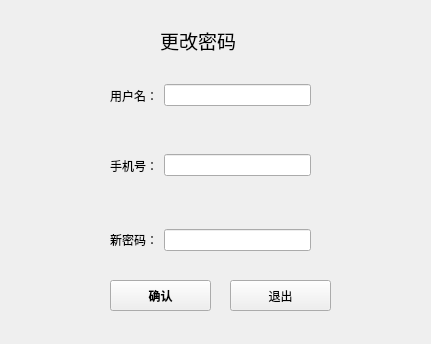
<?xml version="1.0" encoding="UTF-8"?>
<ui version="4.0">
 <class>forgetpasssword</class>
 <widget class="QWidget" name="forgetpasssword">
  <property name="geometry">
   <rect>
    <x>0</x>
    <y>0</y>
    <width>431</width>
    <height>344</height>
   </rect>
  </property>
  <property name="windowTitle">
   <string>Form</string>
  </property>
  <widget class="QWidget" name="horizontalLayoutWidget">
   <property name="geometry">
    <rect>
     <x>110</x>
     <y>130</y>
     <width>201</width>
     <height>71</height>
    </rect>
   </property>
   <layout class="QHBoxLayout" name="horizontalLayout">
    <item>
     <widget class="QLabel" name="label_4">
      <property name="text">
       <string>手机号：</string>
      </property>
     </widget>
    </item>
    <item>
     <widget class="QLineEdit" name="lineEdit_phone"/>
    </item>
   </layout>
  </widget>
  <widget class="QWidget" name="horizontalLayoutWidget_3">
   <property name="geometry">
    <rect>
     <x>110</x>
     <y>200</y>
     <width>201</width>
     <height>80</height>
    </rect>
   </property>
   <layout class="QHBoxLayout" name="horizontalLayout_3">
    <item>
     <widget class="QLabel" name="label">
      <property name="text">
       <string>新密码：</string>
      </property>
     </widget>
    </item>
    <item>
     <widget class="QLineEdit" name="lineEdit_pass"/>
    </item>
   </layout>
  </widget>
  <widget class="QLabel" name="label_3">
   <property name="geometry">
    <rect>
     <x>160</x>
     <y>10</y>
     <width>231</width>
     <height>61</height>
    </rect>
   </property>
   <property name="font">
    <font>
     <family>华文行楷</family>
     <pointsize>14</pointsize>
    </font>
   </property>
   <property name="text">
    <string>更改密码</string>
   </property>
  </widget>
  <widget class="QPushButton" name="pushButton_ok">
   <property name="geometry">
    <rect>
     <x>110</x>
     <y>280</y>
     <width>101</width>
     <height>31</height>
    </rect>
   </property>
   <property name="font">
    <font>
     <family>Agency FB</family>
     <pointsize>9</pointsize>
     <weight>75</weight>
     <bold>true</bold>
    </font>
   </property>
   <property name="text">
    <string>确认</string>
   </property>
  </widget>
  <widget class="QWidget" name="horizontalLayoutWidget_2">
   <property name="geometry">
    <rect>
     <x>110</x>
     <y>60</y>
     <width>201</width>
     <height>71</height>
    </rect>
   </property>
   <layout class="QHBoxLayout" name="horizontalLayout_2">
    <item>
     <widget class="QLabel" name="label_2">
      <property name="text">
       <string>用户名：</string>
      </property>
     </widget>
    </item>
    <item>
     <widget class="QLineEdit" name="lineEdit_name"/>
    </item>
   </layout>
  </widget>
  <widget class="QPushButton" name="pushButton">
   <property name="geometry">
    <rect>
     <x>230</x>
     <y>280</y>
     <width>101</width>
     <height>31</height>
    </rect>
   </property>
   <property name="text">
    <string>退出</string>
   </property>
  </widget>
 </widget>
 <tabstops>
  <tabstop>lineEdit_name</tabstop>
  <tabstop>lineEdit_phone</tabstop>
  <tabstop>lineEdit_pass</tabstop>
  <tabstop>pushButton_ok</tabstop>
  <tabstop>pushButton</tabstop>
 </tabstops>
 <resources/>
 <connections/>
</ui>
